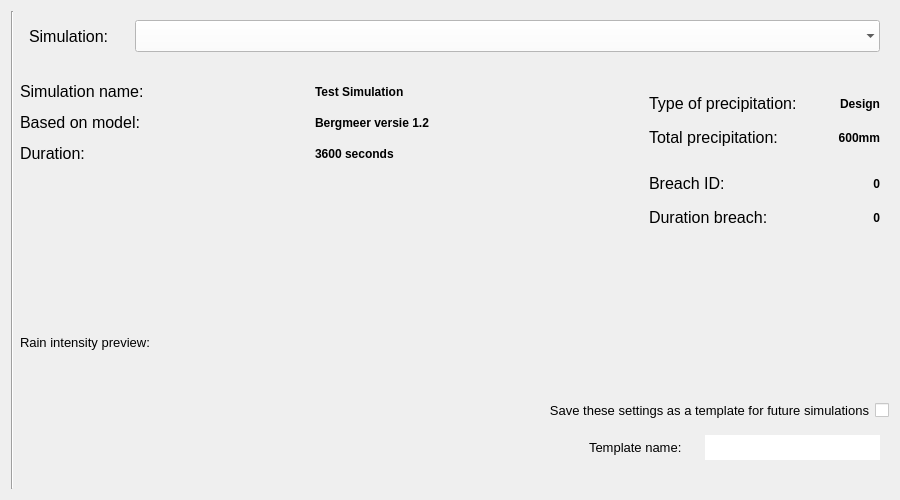
<?xml version="1.0" encoding="UTF-8"?>
<ui version="4.0">
 <class>Form</class>
 <widget class="QWidget" name="Form">
  <property name="windowModality">
   <enum>Qt::NonModal</enum>
  </property>
  <property name="geometry">
   <rect>
    <x>0</x>
    <y>0</y>
    <width>900</width>
    <height>500</height>
   </rect>
  </property>
  <property name="sizePolicy">
   <sizepolicy hsizetype="Preferred" vsizetype="Minimum">
    <horstretch>0</horstretch>
    <verstretch>0</verstretch>
   </sizepolicy>
  </property>
  <property name="minimumSize">
   <size>
    <width>720</width>
    <height>0</height>
   </size>
  </property>
  <property name="maximumSize">
   <size>
    <width>16777215</width>
    <height>16777215</height>
   </size>
  </property>
  <property name="font">
   <font>
    <family>Segoe UI</family>
    <pointsize>8</pointsize>
   </font>
  </property>
  <property name="windowTitle">
   <string>Form</string>
  </property>
  <property name="autoFillBackground">
   <bool>true</bool>
  </property>
  <layout class="QGridLayout" name="gridLayout">
   <item row="8" column="2">
    <widget class="QLabel" name="plot_label">
     <property name="sizePolicy">
      <sizepolicy hsizetype="Preferred" vsizetype="Minimum">
       <horstretch>0</horstretch>
       <verstretch>0</verstretch>
      </sizepolicy>
     </property>
     <property name="minimumSize">
      <size>
       <width>200</width>
       <height>20</height>
      </size>
     </property>
     <property name="maximumSize">
      <size>
       <width>16777215</width>
       <height>16777215</height>
      </size>
     </property>
     <property name="font">
      <font>
       <family>Segoe UI</family>
       <pointsize>10</pointsize>
      </font>
     </property>
     <property name="text">
      <string>Rain intensity preview:</string>
     </property>
    </widget>
   </item>
   <item row="14" column="4" colspan="3">
    <widget class="QWidget" name="template_widget" native="true">
     <property name="minimumSize">
      <size>
       <width>300</width>
       <height>40</height>
      </size>
     </property>
     <property name="maximumSize">
      <size>
       <width>16777215</width>
       <height>16777215</height>
      </size>
     </property>
     <layout class="QHBoxLayout" name="horizontalLayout_3">
      <item>
       <widget class="QLabel" name="label">
        <property name="minimumSize">
         <size>
          <width>110</width>
          <height>20</height>
         </size>
        </property>
        <property name="maximumSize">
         <size>
          <width>16777215</width>
          <height>16777215</height>
         </size>
        </property>
        <property name="font">
         <font>
          <family>Segoe UI</family>
          <pointsize>10</pointsize>
         </font>
        </property>
        <property name="text">
         <string>Template name:</string>
        </property>
       </widget>
      </item>
      <item>
       <widget class="QLineEdit" name="template_name">
        <property name="sizePolicy">
         <sizepolicy hsizetype="Expanding" vsizetype="Preferred">
          <horstretch>0</horstretch>
          <verstretch>0</verstretch>
         </sizepolicy>
        </property>
        <property name="minimumSize">
         <size>
          <width>175</width>
          <height>25</height>
         </size>
        </property>
        <property name="maximumSize">
         <size>
          <width>16777215</width>
          <height>16777215</height>
         </size>
        </property>
        <property name="font">
         <font>
          <family>Segoe UI</family>
          <pointsize>10</pointsize>
         </font>
        </property>
        <property name="styleSheet">
         <string notr="true">QLineEdit {background-color: white;}</string>
        </property>
        <property name="frame">
         <bool>false</bool>
        </property>
       </widget>
      </item>
     </layout>
    </widget>
   </item>
   <item row="14" column="3">
    <spacer name="horizontalSpacer_4">
     <property name="orientation">
      <enum>Qt::Horizontal</enum>
     </property>
     <property name="sizeHint" stdset="0">
      <size>
       <width>40</width>
       <height>20</height>
      </size>
     </property>
    </spacer>
   </item>
   <item row="0" column="0" rowspan="16">
    <layout class="QVBoxLayout" name="wizard_steps_layout">
     <property name="leftMargin">
      <number>0</number>
     </property>
     <property name="rightMargin">
      <number>0</number>
     </property>
     <property name="bottomMargin">
      <number>0</number>
     </property>
    </layout>
   </item>
   <item row="12" column="2" colspan="5">
    <spacer name="horizontalSpacer_2">
     <property name="orientation">
      <enum>Qt::Horizontal</enum>
     </property>
     <property name="sizeHint" stdset="0">
      <size>
       <width>40</width>
       <height>20</height>
      </size>
     </property>
    </spacer>
   </item>
   <item row="3" column="5">
    <spacer name="horizontalSpacer">
     <property name="orientation">
      <enum>Qt::Horizontal</enum>
     </property>
     <property name="sizeType">
      <enum>QSizePolicy::Minimum</enum>
     </property>
     <property name="sizeHint" stdset="0">
      <size>
       <width>20</width>
       <height>20</height>
      </size>
     </property>
    </spacer>
   </item>
   <item row="6" column="2">
    <spacer name="verticalSpacer_2">
     <property name="orientation">
      <enum>Qt::Vertical</enum>
     </property>
     <property name="sizeHint" stdset="0">
      <size>
       <width>20</width>
       <height>40</height>
      </size>
     </property>
    </spacer>
   </item>
   <item row="3" column="2" colspan="3">
    <layout class="QGridLayout" name="gridLayout_5">
     <property name="sizeConstraint">
      <enum>QLayout::SetDefaultConstraint</enum>
     </property>
     <item row="1" column="0">
      <widget class="QLabel" name="sim_base_l">
       <property name="sizePolicy">
        <sizepolicy hsizetype="Minimum" vsizetype="Preferred">
         <horstretch>0</horstretch>
         <verstretch>0</verstretch>
        </sizepolicy>
       </property>
       <property name="minimumSize">
        <size>
         <width>150</width>
         <height>25</height>
        </size>
       </property>
       <property name="maximumSize">
        <size>
         <width>16777215</width>
         <height>16777215</height>
        </size>
       </property>
       <property name="font">
        <font>
         <family>Segoe UI</family>
         <pointsize>12</pointsize>
        </font>
       </property>
       <property name="text">
        <string>&lt;html&gt;&lt;head/&gt;&lt;body&gt;&lt;p&gt;Based on model:&lt;/p&gt;&lt;/body&gt;&lt;/html&gt;</string>
       </property>
      </widget>
     </item>
     <item row="0" column="0">
      <widget class="QLabel" name="sim_name_l">
       <property name="sizePolicy">
        <sizepolicy hsizetype="Minimum" vsizetype="Preferred">
         <horstretch>0</horstretch>
         <verstretch>0</verstretch>
        </sizepolicy>
       </property>
       <property name="minimumSize">
        <size>
         <width>150</width>
         <height>25</height>
        </size>
       </property>
       <property name="maximumSize">
        <size>
         <width>16777215</width>
         <height>16777215</height>
        </size>
       </property>
       <property name="font">
        <font>
         <family>Segoe UI</family>
         <pointsize>12</pointsize>
        </font>
       </property>
       <property name="text">
        <string>&lt;html&gt;&lt;head/&gt;&lt;body&gt;&lt;p&gt;Simulation name:&lt;/p&gt;&lt;/body&gt;&lt;/html&gt;</string>
       </property>
      </widget>
     </item>
     <item row="0" column="1">
      <widget class="QLabel" name="sim_name">
       <property name="minimumSize">
        <size>
         <width>200</width>
         <height>25</height>
        </size>
       </property>
       <property name="maximumSize">
        <size>
         <width>16777215</width>
         <height>16777215</height>
        </size>
       </property>
       <property name="font">
        <font>
         <family>Segoe UI</family>
         <pointsize>9</pointsize>
         <weight>75</weight>
         <bold>true</bold>
        </font>
       </property>
       <property name="text">
        <string>Test Simulation</string>
       </property>
      </widget>
     </item>
     <item row="2" column="0">
      <widget class="QLabel" name="sim_duration_l">
       <property name="sizePolicy">
        <sizepolicy hsizetype="Minimum" vsizetype="Preferred">
         <horstretch>0</horstretch>
         <verstretch>0</verstretch>
        </sizepolicy>
       </property>
       <property name="minimumSize">
        <size>
         <width>150</width>
         <height>25</height>
        </size>
       </property>
       <property name="maximumSize">
        <size>
         <width>16777215</width>
         <height>16777215</height>
        </size>
       </property>
       <property name="palette">
        <palette>
         <active>
          <colorrole role="Button">
           <brush brushstyle="SolidPattern">
            <color alpha="255">
             <red>255</red>
             <green>255</green>
             <blue>255</blue>
            </color>
           </brush>
          </colorrole>
         </active>
         <inactive>
          <colorrole role="Button">
           <brush brushstyle="SolidPattern">
            <color alpha="255">
             <red>255</red>
             <green>255</green>
             <blue>255</blue>
            </color>
           </brush>
          </colorrole>
         </inactive>
         <disabled>
          <colorrole role="Button">
           <brush brushstyle="SolidPattern">
            <color alpha="255">
             <red>255</red>
             <green>255</green>
             <blue>255</blue>
            </color>
           </brush>
          </colorrole>
         </disabled>
        </palette>
       </property>
       <property name="font">
        <font>
         <family>Segoe UI</family>
         <pointsize>12</pointsize>
        </font>
       </property>
       <property name="text">
        <string>&lt;html&gt;&lt;head/&gt;&lt;body&gt;&lt;p&gt;Duration:&lt;/p&gt;&lt;/body&gt;&lt;/html&gt;</string>
       </property>
      </widget>
     </item>
     <item row="1" column="1">
      <widget class="QLabel" name="sim_database">
       <property name="minimumSize">
        <size>
         <width>200</width>
         <height>25</height>
        </size>
       </property>
       <property name="maximumSize">
        <size>
         <width>16777215</width>
         <height>16777215</height>
        </size>
       </property>
       <property name="font">
        <font>
         <family>Segoe UI</family>
         <pointsize>9</pointsize>
         <weight>75</weight>
         <bold>true</bold>
        </font>
       </property>
       <property name="text">
        <string>Bergmeer versie 1.2</string>
       </property>
      </widget>
     </item>
     <item row="2" column="1">
      <widget class="QLabel" name="sim_duration">
       <property name="minimumSize">
        <size>
         <width>200</width>
         <height>25</height>
        </size>
       </property>
       <property name="maximumSize">
        <size>
         <width>16777215</width>
         <height>16777215</height>
        </size>
       </property>
       <property name="font">
        <font>
         <family>Segoe UI</family>
         <pointsize>9</pointsize>
         <weight>75</weight>
         <bold>true</bold>
        </font>
       </property>
       <property name="text">
        <string>3600 seconds</string>
       </property>
      </widget>
     </item>
    </layout>
   </item>
   <item row="9" column="2" colspan="5">
    <layout class="QGridLayout" name="lout_plot">
     <property name="bottomMargin">
      <number>10</number>
     </property>
    </layout>
   </item>
   <item row="0" column="1" rowspan="16">
    <widget class="Line" name="line">
     <property name="sizePolicy">
      <sizepolicy hsizetype="Fixed" vsizetype="Expanding">
       <horstretch>0</horstretch>
       <verstretch>0</verstretch>
      </sizepolicy>
     </property>
     <property name="orientation">
      <enum>Qt::Vertical</enum>
     </property>
    </widget>
   </item>
   <item row="13" column="2" colspan="5">
    <layout class="QHBoxLayout" name="horizontalLayout_2">
     <item>
      <spacer name="horizontalSpacer_3">
       <property name="orientation">
        <enum>Qt::Horizontal</enum>
       </property>
       <property name="sizeHint" stdset="0">
        <size>
         <width>40</width>
         <height>20</height>
        </size>
       </property>
      </spacer>
     </item>
     <item>
      <widget class="QLabel" name="label_2">
       <property name="minimumSize">
        <size>
         <width>350</width>
         <height>20</height>
        </size>
       </property>
       <property name="maximumSize">
        <size>
         <width>16777215</width>
         <height>16777215</height>
        </size>
       </property>
       <property name="font">
        <font>
         <family>Segoe UI</family>
         <pointsize>10</pointsize>
        </font>
       </property>
       <property name="text">
        <string>Save these settings as a template for future simulations</string>
       </property>
       <property name="alignment">
        <set>Qt::AlignRight|Qt::AlignTrailing|Qt::AlignVCenter</set>
       </property>
      </widget>
     </item>
     <item>
      <widget class="QCheckBox" name="cb_save_template">
       <property name="minimumSize">
        <size>
         <width>14</width>
         <height>14</height>
        </size>
       </property>
       <property name="maximumSize">
        <size>
         <width>14</width>
         <height>14</height>
        </size>
       </property>
       <property name="font">
        <font>
         <family>Segoe UI</family>
         <pointsize>10</pointsize>
        </font>
       </property>
       <property name="layoutDirection">
        <enum>Qt::RightToLeft</enum>
       </property>
       <property name="styleSheet">
        <string notr="true">QCheckBox{background-color: white;}</string>
       </property>
       <property name="text">
        <string/>
       </property>
       <property name="checked">
        <bool>false</bool>
       </property>
      </widget>
     </item>
    </layout>
   </item>
   <item row="3" column="6" rowspan="2">
    <layout class="QVBoxLayout" name="verticalLayout">
     <property name="spacing">
      <number>0</number>
     </property>
     <property name="sizeConstraint">
      <enum>QLayout::SetFixedSize</enum>
     </property>
     <property name="bottomMargin">
      <number>0</number>
     </property>
     <item>
      <widget class="QWidget" name="precipitation_widget" native="true">
       <property name="sizePolicy">
        <sizepolicy hsizetype="Preferred" vsizetype="Expanding">
         <horstretch>0</horstretch>
         <verstretch>0</verstretch>
        </sizepolicy>
       </property>
       <property name="minimumSize">
        <size>
         <width>0</width>
         <height>80</height>
        </size>
       </property>
       <property name="maximumSize">
        <size>
         <width>16777215</width>
         <height>80</height>
        </size>
       </property>
       <layout class="QGridLayout" name="gridLayout_3">
        <item row="0" column="1" alignment="Qt::AlignRight">
         <widget class="QLabel" name="sim_prec_type">
          <property name="minimumSize">
           <size>
            <width>75</width>
            <height>25</height>
           </size>
          </property>
          <property name="maximumSize">
           <size>
            <width>16777215</width>
            <height>16777215</height>
           </size>
          </property>
          <property name="font">
           <font>
            <family>Segoe UI</family>
            <pointsize>9</pointsize>
            <weight>75</weight>
            <bold>true</bold>
           </font>
          </property>
          <property name="text">
           <string>Design</string>
          </property>
          <property name="alignment">
           <set>Qt::AlignRight|Qt::AlignTrailing|Qt::AlignVCenter</set>
          </property>
         </widget>
        </item>
        <item row="0" column="0">
         <widget class="QLabel" name="sim_prec_type_l">
          <property name="minimumSize">
           <size>
            <width>150</width>
            <height>25</height>
           </size>
          </property>
          <property name="maximumSize">
           <size>
            <width>16777215</width>
            <height>16777215</height>
           </size>
          </property>
          <property name="font">
           <font>
            <family>Segoe UI</family>
            <pointsize>12</pointsize>
           </font>
          </property>
          <property name="text">
           <string>&lt;html&gt;&lt;head/&gt;&lt;body&gt;&lt;p&gt;Type of precipitation:&lt;/p&gt;&lt;/body&gt;&lt;/html&gt;</string>
          </property>
         </widget>
        </item>
        <item row="1" column="0">
         <widget class="QLabel" name="sim_prec_total_l">
          <property name="minimumSize">
           <size>
            <width>0</width>
            <height>25</height>
           </size>
          </property>
          <property name="maximumSize">
           <size>
            <width>16777215</width>
            <height>16777215</height>
           </size>
          </property>
          <property name="font">
           <font>
            <family>Segoe UI</family>
            <pointsize>12</pointsize>
           </font>
          </property>
          <property name="text">
           <string>&lt;html&gt;&lt;head/&gt;&lt;body&gt;&lt;p&gt;Total precipitation:&lt;/p&gt;&lt;/body&gt;&lt;/html&gt;</string>
          </property>
         </widget>
        </item>
        <item row="1" column="1" alignment="Qt::AlignRight">
         <widget class="QLabel" name="sim_prec_total">
          <property name="minimumSize">
           <size>
            <width>75</width>
            <height>25</height>
           </size>
          </property>
          <property name="maximumSize">
           <size>
            <width>16777215</width>
            <height>25</height>
           </size>
          </property>
          <property name="font">
           <font>
            <family>Segoe UI</family>
            <pointsize>9</pointsize>
            <weight>75</weight>
            <bold>true</bold>
           </font>
          </property>
          <property name="text">
           <string>600mm</string>
          </property>
          <property name="alignment">
           <set>Qt::AlignRight|Qt::AlignTrailing|Qt::AlignVCenter</set>
          </property>
         </widget>
        </item>
       </layout>
      </widget>
     </item>
     <item>
      <widget class="QWidget" name="breach_widget" native="true">
       <property name="sizePolicy">
        <sizepolicy hsizetype="Preferred" vsizetype="Expanding">
         <horstretch>0</horstretch>
         <verstretch>0</verstretch>
        </sizepolicy>
       </property>
       <property name="minimumSize">
        <size>
         <width>0</width>
         <height>80</height>
        </size>
       </property>
       <property name="maximumSize">
        <size>
         <width>16777215</width>
         <height>16777215</height>
        </size>
       </property>
       <layout class="QGridLayout" name="gridLayout_4">
        <item row="3" column="0">
         <widget class="QLabel" name="duration_breach_l">
          <property name="minimumSize">
           <size>
            <width>150</width>
            <height>25</height>
           </size>
          </property>
          <property name="maximumSize">
           <size>
            <width>16777215</width>
            <height>16777215</height>
           </size>
          </property>
          <property name="font">
           <font>
            <family>Segoe UI</family>
            <pointsize>12</pointsize>
           </font>
          </property>
          <property name="text">
           <string>Duration breach:</string>
          </property>
         </widget>
        </item>
        <item row="3" column="1" alignment="Qt::AlignRight">
         <widget class="QLabel" name="duration_breach">
          <property name="minimumSize">
           <size>
            <width>75</width>
            <height>25</height>
           </size>
          </property>
          <property name="maximumSize">
           <size>
            <width>16777215</width>
            <height>25</height>
           </size>
          </property>
          <property name="font">
           <font>
            <family>Segoe UI</family>
            <pointsize>9</pointsize>
            <weight>75</weight>
            <bold>true</bold>
           </font>
          </property>
          <property name="text">
           <string>0</string>
          </property>
          <property name="alignment">
           <set>Qt::AlignRight|Qt::AlignTrailing|Qt::AlignVCenter</set>
          </property>
         </widget>
        </item>
        <item row="2" column="1" alignment="Qt::AlignRight">
         <widget class="QLabel" name="breach_id">
          <property name="minimumSize">
           <size>
            <width>75</width>
            <height>25</height>
           </size>
          </property>
          <property name="maximumSize">
           <size>
            <width>16777215</width>
            <height>16777215</height>
           </size>
          </property>
          <property name="font">
           <font>
            <family>Segoe UI</family>
            <pointsize>9</pointsize>
            <weight>75</weight>
            <bold>true</bold>
           </font>
          </property>
          <property name="text">
           <string>0</string>
          </property>
          <property name="alignment">
           <set>Qt::AlignRight|Qt::AlignTrailing|Qt::AlignVCenter</set>
          </property>
         </widget>
        </item>
        <item row="2" column="0">
         <widget class="QLabel" name="breach_id_l">
          <property name="minimumSize">
           <size>
            <width>150</width>
            <height>25</height>
           </size>
          </property>
          <property name="maximumSize">
           <size>
            <width>16777215</width>
            <height>16777215</height>
           </size>
          </property>
          <property name="font">
           <font>
            <family>Segoe UI</family>
            <pointsize>12</pointsize>
           </font>
          </property>
          <property name="text">
           <string>Breach ID:</string>
          </property>
         </widget>
        </item>
       </layout>
      </widget>
     </item>
    </layout>
   </item>
   <item row="0" column="2" colspan="5">
    <widget class="QWidget" name="simulation_widget" native="true">
     <property name="sizePolicy">
      <sizepolicy hsizetype="Expanding" vsizetype="Preferred">
       <horstretch>0</horstretch>
       <verstretch>0</verstretch>
      </sizepolicy>
     </property>
     <property name="minimumSize">
      <size>
       <width>0</width>
       <height>50</height>
      </size>
     </property>
     <property name="maximumSize">
      <size>
       <width>16777215</width>
       <height>16777215</height>
      </size>
     </property>
     <layout class="QGridLayout" name="gridLayout_2">
      <item row="0" column="0">
       <widget class="QLabel" name="label_3">
        <property name="minimumSize">
         <size>
          <width>100</width>
          <height>25</height>
         </size>
        </property>
        <property name="maximumSize">
         <size>
          <width>16777215</width>
          <height>16777215</height>
         </size>
        </property>
        <property name="font">
         <font>
          <family>Segoe UI</family>
          <pointsize>12</pointsize>
         </font>
        </property>
        <property name="text">
         <string>Simulation:</string>
        </property>
       </widget>
      </item>
      <item row="0" column="1">
       <widget class="QComboBox" name="dd_simulation">
        <property name="sizePolicy">
         <sizepolicy hsizetype="Expanding" vsizetype="Preferred">
          <horstretch>0</horstretch>
          <verstretch>0</verstretch>
         </sizepolicy>
        </property>
        <property name="minimumSize">
         <size>
          <width>0</width>
          <height>25</height>
         </size>
        </property>
        <property name="maximumSize">
         <size>
          <width>16777215</width>
          <height>16777215</height>
         </size>
        </property>
        <property name="font">
         <font>
          <family>Segoe UI</family>
          <pointsize>10</pointsize>
         </font>
        </property>
        <property name="styleSheet">
         <string notr="true">QComboBox {background-color:white; selection-background-color: lightgray;}</string>
        </property>
        <property name="frame">
         <bool>false</bool>
        </property>
       </widget>
      </item>
     </layout>
    </widget>
   </item>
   <item row="15" column="2" colspan="5">
    <spacer name="horizontalSpacer_5">
     <property name="orientation">
      <enum>Qt::Horizontal</enum>
     </property>
     <property name="sizeHint" stdset="0">
      <size>
       <width>40</width>
       <height>20</height>
      </size>
     </property>
    </spacer>
   </item>
  </layout>
 </widget>
 <resources/>
 <connections/>
</ui>
